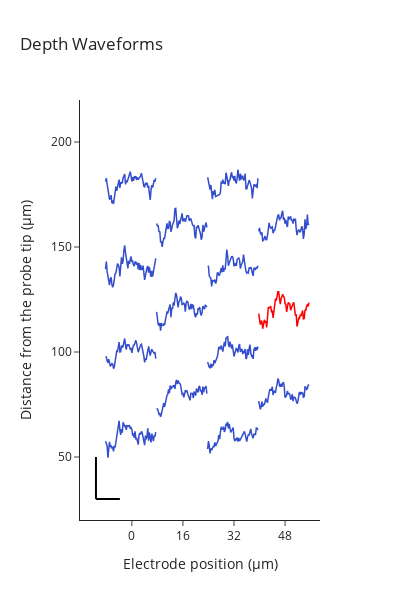

Notebook code cell kept with this figure:
### Markdown cell above
The electrode site where the peak waveform was found will be plotted in red. The `y_range` parameter can be modified to alter the vertical range in which the neighboring waveforms are found.

### Code cell
# Plot depth Waveforms
plot_depth_waveforms(ephys, unit_key=unit_key, y_range=60)
